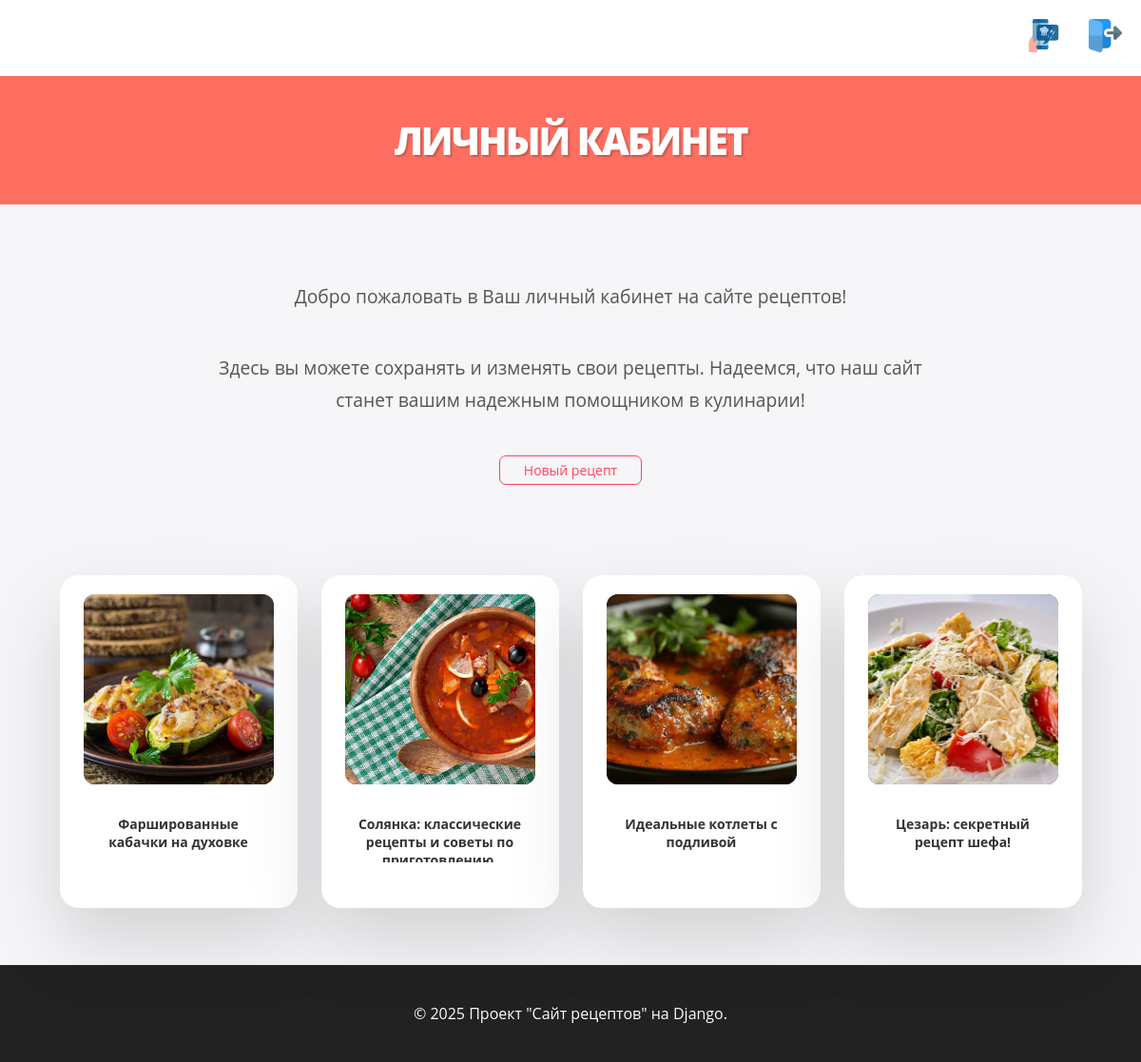
/cooker/ (signed in), run on the app's committed database.
### recipebookapp/models.py (models this page shows)
class Recipe(models.Model):
    title = models.CharField(max_length=100)
    description = models.TextField()
    cooking_steps = models.TextField()
    cooking_time = models.TimeField()
    image = models.ImageField(null=True, upload_to='recipes/', blank=True)
    entry_date = models.DateTimeField(auto_now_add=True)
    is_visible = models.BooleanField(default=True)
    author = models.ForeignKey('CustomUser', on_delete=models.SET_NULL, null=True)
    category = models.ForeignKey('Category', on_delete=models.SET_NULL, null=True, blank=True)

### recipebookapp/views.py (the view)
# urls.py: path('cooker/', views.cooker, name='cooker'),
@log_this
@login_required
def cooker(request):
    recipes = Recipe.objects.filter(is_visible=True, author=request.user)
    return render(request, "recipebookapp/cooker.html", {'recipes': recipes})

### recipebookapp/views.py (called while the page is built)
def log_this(f):
    @wraps(f)
    def wrapper(*args, **kwargs):
        res = f(*args, **kwargs)
        logger.info(f'Func "{f.__name__}" was called')
        return res
    return wrapper

### recipebookapp/templates/recipebookapp/cooker.html (shortened to what this page needs)
{% extends 'base.html' %}
{% load static %}
{% block my_style %}
<link rel="stylesheet" href="{% static 'css/styles.css' %}">
<link rel="stylesheet" href="{% static 'css/recipe_box.css' %}">
<link rel="stylesheet" href="{% static 'css/recipe_detail.css' %}">
{% endblock %}
{% block header %}
Личный кабинет
{% endblock %}
{% block user %}
{% if user.is_authenticated %}
<li>
    <a class="main_menu__link" href="/logout/" data-title="Покинуть кухню">
        <img style="width: 35px;" src="{% static 'img/logout_icon.png' %}">
    </a>
</li>
{% endif %}
{% endblock %}
{% block content %}
<div class="content">
    <p class="welcome_message">Добро пожаловать в Ваш личный кабинет на сайте рецептов!</p>
    <p class="welcome_message">Здесь вы можете сохранять и изменять свои рецепты.
        Надеемся, что наш сайт станет вашим надежным помощником в кулинарии!</p>
    <a class="recipe_btn" href="/recipe_add/">Новый рецепт</a>
    <div class="recipes_container">
        {% if recipes %}
            {% for recipe in recipes %}
                <div class="recipe_box">
                    <div class="recipe_box__image">
                        {% if recipe.image %}
                            <img src="{{ recipe.image.url }}" alt="">
                        {% else %}
                            <img src="{% static 'img/default_recipe_img.jpg' %}" alt="">
                        {% endif %}
                    </div>
                    <div class="recipe_box__text">
                        <h3>{{ recipe.title }}</h3>
                    </div>
                </div>
            {% endfor %}
        {% endif %}
    </div>
</div>
{% endblock %}

### static/css/styles.css (style rules this page uses)
* { padding: 0; margin: 0; box-sizing: border-box; }
body { min-height: 100vh; display: flex; flex-direction: column; font-family: "Open Sans",sans-serif; background: #f6f5f7; }
.content { flex: 1; padding: 20px; max-width: 1200px; margin: 0 auto; }
a { text-decoration: none; }
.main_menu__link { position: relative; }
.welcome_message { text-align: center; margin: 40px auto; max-width: 800px; font-size: 1.2em; color: #555; line-height: 1.8; }
.recipes_container { display: flex; flex-wrap: wrap; gap: 30px; justify-content: center; padding: 20px; }
.recipe_box { background: #fff; border-radius: 15px; box-shadow: 0 4px 12px rgba(0, 0, 0, 0.1); overflow: hidden; width: 300px; transition: transform 0.3s ease, box-shadow 0.3s ease; }
.recipe_box__image img { width: 100%; height: 200px; object-fit: cover; }
.recipe_box__text { padding: 20px; text-align: center; }
.recipe_box__text h3 { margin: 0 0 15px; font-size: 1.5em; color: #333; }

### static/css/recipe_box.css (style rules this page uses)
.recipes_container { position: relative; display: flex; justify-content: center; align-items: center; flex-wrap: wrap; gap: 25px; padding-top: 75px; }
.recipes_container .recipe_box { position: relative; display: flex; justify-content: center; align-items: flex-start; width: 250px; max-width: 100%; height: 350px; background: #FFF; border-radius: 20px; transition: 0.5s; box-shadow: 0 35px 80px rgba(0, 0, 0, 0.15); }
.recipes_container .recipe_box .recipe_box__image { position: absolute; top: 20px; width: 200px; height: 200px; background: #333; border-radius: 12px; overflow: hidden; transition: 0.5s; }
.recipes_container .recipe_box .recipe_box__image img { position: absolute; top: 0; left: 0; width: 100%; height: 100%; object-fit: cover; }
.recipes_container .recipe_box .recipe_box__text { position: absolute; top: 252px; width: 100%; height: 50px; padding: 0 30px; text-align: center; overflow: hidden; transition: 0.5s; }
.recipes_container .recipe_box .recipe_box__text h3 { font-family: "Open Sans",sans-serif; font-size: 14px; font-weight: 700; margin-bottom: 35px; }

### static/css/recipe_detail.css (style rules this page uses)
.recipe_btn { cursor: pointer; width: 150px; text-align: center; font-family: "Open Sans",sans-serif; font-size: 14px; color: #ff445c; border: 1px solid; border-radius: 7px; padding: 5px 10px; border-color: #ff445c; background: transparent; transition: all 0.5s; display: block; margin: 20px auto; }

### data on the page
Recipe: image (picture), title "Фаршированные кабачки на духовке"
Recipe: image (picture), title "Солянка: классические рецепты и советы по…"
Recipe: image (picture), title "Идеальные котлеты с подливой"
Recipe: image (picture), title "Цезарь: секретный рецепт шефа!"
